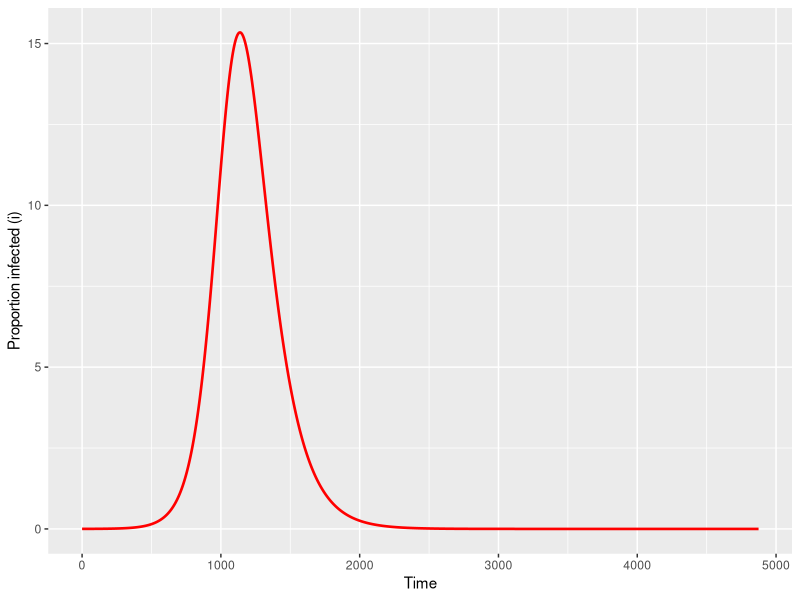

Write the R code that produced this figure.
##
## ODE SIR model
##
## Author......: Luis Gustavo Nardin
## Last Change.: 09/17/2016
##
library(deSolve)
library(ggplot2)

##
## SIR ODE Model
##
SIR <- function(Time, State, Pars){
  with(as.list(c(State, Pars)),{
    
    i <- I / (S + I + R)
    
    dS <- -1*b*i*S
    dI <- b*i*S - g*I
    dR <- g*I
    
    return(list(c(dS,dI,dR)))
  }
  )
}

stopCriteria <- 0.00001  
rootFn <- function(Time, State, Pars)
  c(ifelse(State[2] < stopCriteria, 0, 1))

eventFn <- function(Time, State, Pars) State

##
## Input parameters
##
pars <- list(
  b = 0.02,
  g = 0.01
)

yinit <- c(S = 100000 - 1, I = 1, R = 0)
times <- seq(0, 10000, 1)

##
## Solve the ODE
##
out <- as.data.frame(lsoda(yinit, times, SIR, pars,
                           rtol=1e-3, atol=1e-3,
                           rootfunc = rootFn,
                           events = list(func=eventFn, root=TRUE, terminalroot=1)))

##
## Plot the proportion of infected over time.
##
ggplot(out, aes(x=time, y=(I / (S + I + R)) * 100)) +
		geom_line(size=0.9, color="red") +
		xlab("Time") +
		ylab("Proportion infected (i)")
